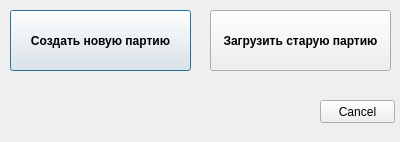
<?xml version="1.0" encoding="UTF-8"?>
<ui version="4.0">
 <class>StartDialog</class>
 <widget class="QDialog" name="StartDialog">
  <property name="geometry">
   <rect>
    <x>0</x>
    <y>0</y>
    <width>400</width>
    <height>142</height>
   </rect>
  </property>
  <property name="windowTitle">
   <string>Start</string>
  </property>
  <widget class="QPushButton" name="Cancel">
   <property name="geometry">
    <rect>
     <x>320</x>
     <y>100</y>
     <width>75</width>
     <height>23</height>
    </rect>
   </property>
   <property name="text">
    <string>Cancel</string>
   </property>
   <property name="autoDefault">
    <bool>true</bool>
   </property>
  </widget>
  <widget class="QPushButton" name="load_game">
   <property name="geometry">
    <rect>
     <x>210</x>
     <y>10</y>
     <width>181</width>
     <height>61</height>
    </rect>
   </property>
   <property name="sizePolicy">
    <sizepolicy hsizetype="Fixed" vsizetype="Fixed">
     <horstretch>0</horstretch>
     <verstretch>0</verstretch>
    </sizepolicy>
   </property>
   <property name="minimumSize">
    <size>
     <width>180</width>
     <height>60</height>
    </size>
   </property>
   <property name="font">
    <font>
     <pointsize>9</pointsize>
     <weight>75</weight>
     <bold>true</bold>
    </font>
   </property>
   <property name="text">
    <string>Загрузить старую партию</string>
   </property>
   <property name="checkable">
    <bool>false</bool>
   </property>
   <property name="autoExclusive">
    <bool>true</bool>
   </property>
   <property name="autoDefault">
    <bool>false</bool>
   </property>
   <property name="default">
    <bool>false</bool>
   </property>
  </widget>
  <widget class="QPushButton" name="create_new_game">
   <property name="geometry">
    <rect>
     <x>10</x>
     <y>10</y>
     <width>181</width>
     <height>61</height>
    </rect>
   </property>
   <property name="sizePolicy">
    <sizepolicy hsizetype="Fixed" vsizetype="Fixed">
     <horstretch>0</horstretch>
     <verstretch>0</verstretch>
    </sizepolicy>
   </property>
   <property name="minimumSize">
    <size>
     <width>180</width>
     <height>60</height>
    </size>
   </property>
   <property name="font">
    <font>
     <pointsize>9</pointsize>
     <weight>75</weight>
     <bold>true</bold>
    </font>
   </property>
   <property name="text">
    <string>Создать новую партию</string>
   </property>
   <property name="checkable">
    <bool>false</bool>
   </property>
   <property name="autoExclusive">
    <bool>false</bool>
   </property>
   <property name="autoDefault">
    <bool>true</bool>
   </property>
   <property name="default">
    <bool>true</bool>
   </property>
  </widget>
 </widget>
 <resources/>
 <connections/>
</ui>
